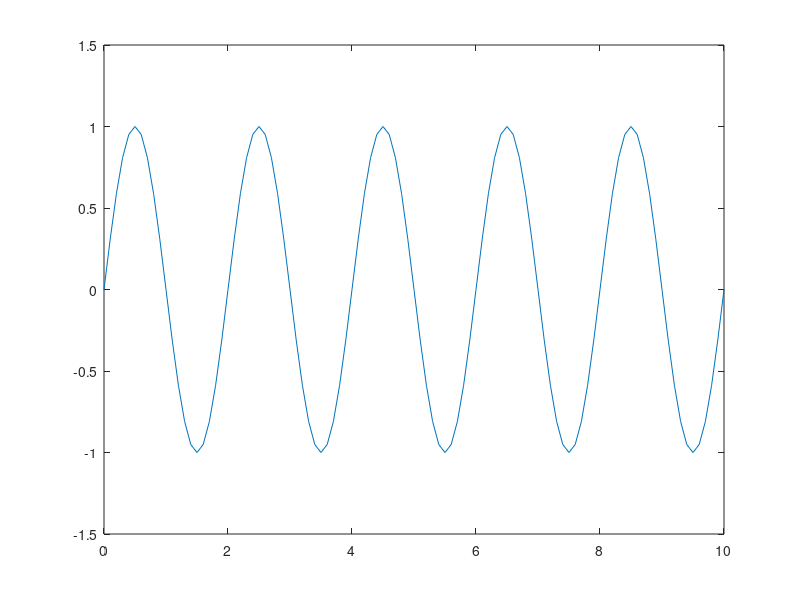

The MATLAB source for this figure:
% 1D-wave equation
% utt=c^2uxx ;  0<x<10 ,0<t<10
clc
clear all
tmax=10;t0=0;
nt=200;
dt=(tmax-t0)/nt; 
t=0;
xmax=10;x0=0;
nx=101;dx=(xmax-x0)/(nx-1);
x=0:dx:xmax;
c=2;
alpha=(c*dt/dx)^2;
u1=zeros(1,nx);u0=zeros(1,nx);
g=0;
    u0=sin(pi*x); % IC
%u0=exp(-10*(x-5).^2); 
% u=exp(-10*(x-5).^2);
% approximate the first time step
for i=2:nx-1;
u1(i)=(alpha/2)*u0(i+1)+(1-alpha)*u0(i)+(alpha/2)*u0(i-1)-2*dt*g;
end
t=t+dt;
% approximate the following time steps
while t<tmax
 u1(1)=0;u1(nx)=0;
 
 
%  unew(i)=-u0(i) + alpha*u(i+1) + 2*(1-alpha)*u(i) + alpha*u(i-1);
% u0=u;
% u=unew;
i=2:nx-1;
u(1)=0;u(nx)=0;
u(i)=(alpha)*u1(i+1)+2*(1-alpha)*u1(i)+(alpha)*u1(i-1)-u0(i);
u0=u1;
u1=u;
% plot(x,u);
% axis([x0 xmax -5 5])
% title(['solution at time t=',num2str(t)]);
% pause(0.01)
t=t+dt;
end
plot(x,u);
uexact= (sin(pi*(x-t))+sin(pi*(x+t)))/2; %exact solution
% plot(x,uexact)
 error=abs(u-uexact);